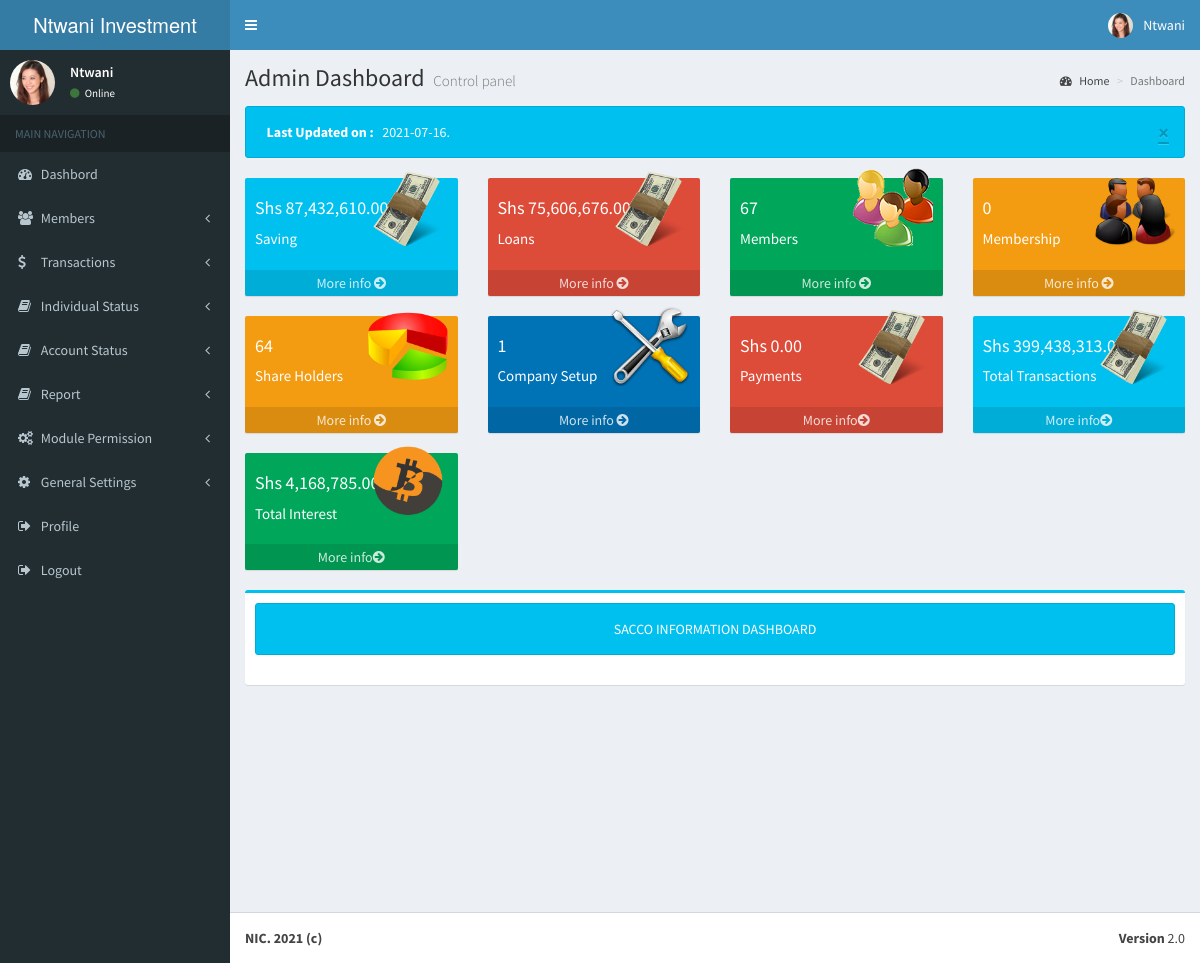
The app's page /application/dashboard.php?id=Loan=21319580 (signed in) with its own data.
### tables this page shows
CREATE TABLE `systemset` (
  `sysid` int(11) NOT NULL,
  `title` varchar(200) NOT NULL,
  `name` varchar(200) NOT NULL,
  `footer` text NOT NULL,
  `abb` varchar(200) NOT NULL,
  `currency` text NOT NULL,
  `website` text NOT NULL,
  `mobile` text NOT NULL,
  `image` varchar(200) NOT NULL,
  `email` text NOT NULL,
  `stamp` varchar(350) NOT NULL
);

CREATE TABLE `user` (
  `userid` int(11) NOT NULL,
  `fname` varchar(200) NOT NULL,
  `lname` varchar(100) NOT NULL,
  `email` varchar(200) NOT NULL,
  `phone` varchar(200) NOT NULL,
  `account` int(100) NOT NULL,
  `addrs` text NOT NULL,
  `keen` text NOT NULL,
  `village` varchar(200) NOT NULL,
  `district` varchar(200) NOT NULL,
  `comment` varchar(200) NOT NULL,
  `username` varchar(200) NOT NULL,
  `password` varchar(200) NOT NULL,
  `id` varchar(200) NOT NULL,
  `image` text NOT NULL,
  `balance` int(100) NOT NULL,
  `date` date NOT NULL
);

CREATE TABLE `last_update` (
  `id` int(100) NOT NULL,
  `updates` date NOT NULL
);

CREATE TABLE `income` (
  `id` int(100) NOT NULL,
  `amount` int(200) NOT NULL
);

### application/include/dashboard_chart.php (the view, shortened to what the rows shown need)
<?php
$check = mysqli_query($link, "SELECT * FROM emp_permission WHERE tid = '".$_SESSION['tid']."' AND module_name = 'Account Status'") or die ("Error" . mysqli_error($link));
$get_check = mysqli_fetch_array($check);
$pcreate = $get_check['pcreate'];
  ?>
<?php if ($pcreate == 1) { ?>
      <div class="alert alert-info fade in" ><a href = "#" class = "close" data-dismiss= "alert">  &times;</a>&nbsp;
      <?php
      $call3 = mysqli_query($link, "SELECT * FROM last_update ");
      $get_check = mysqli_fetch_array($call3);
      $update = $get_check['updates']
      ?>
     <strong>Last Updated on :&nbsp;</strong>&nbsp;&nbsp;<?php echo "$update"; ?>.
</div>
      <?php } else { echo " Please Update Your Profile";  }?>
<div class="row">
<?php
$check = mysqli_query($link, "SELECT * FROM emp_permission WHERE tid = '".$_SESSION['tid']."' AND module_name = 'Account Status'") or die ("Error" . mysqli_error($link));
$get_check = mysqli_fetch_array($check);
$pcreate = $get_check['pcreate'];
if($pcreate == '1')
{
?>
        <div class="col-lg-3 col-xs-6">
          <div class="small-box bg-aqua">
            <div class="inner">
      <h4>
<?php
$select = mysqli_query($link, "SELECT sum(balance) FROM user ") or die (mysqli_error($link));
if(mysqli_num_rows($select)==0)
{
echo "0.00";
}
else{
while($row = mysqli_fetch_array($select))
{
$select1 = mysqli_query($link, "SELECT * FROM systemset") or die (mysqli_error($link));
while($row1 = mysqli_fetch_array($select1))
{
$currency = $row1['currency'];
echo $currency.' '.number_format(($row['sum(balance)']),2,".",",")."</b>";
}
}
}
?>      </h4>
              <p>Saving</p>
            </div>
          </div>
        </div>
<?php  } ?>
<?php
$check = mysqli_query($link, "SELECT * FROM emp_permission WHERE tid = '".$_SESSION['tid']."' AND module_name = 'Account Status'") or die ("Error" . mysqli_error($link));
$get_check = mysqli_fetch_array($check);
$pcreate = $get_check['pcreate'];
if($pcreate == '1')
{
?>
        <div class="col-lg-3 col-xs-6">
          <div class="small-box bg-red">
            <div class="inner">
<h4>
<?php
$select = mysqli_query($link, "SELECT SUM(amount_to_pay), SUM(amount_paid) FROM loan_info WHERE amount_to_pay != amount_paid") or die (mysqli_error($link));
while($row = mysqli_fetch_array($select))
{
$select1 = mysqli_query($link, "SELECT * FROM systemset") or die (mysqli_error($link));
while($row1 = mysqli_fetch_array($select1))
{
$currency = $row1['currency'];
echo $currency.' '.number_format($row['SUM(amount_to_pay)'] - $row['SUM(amount_paid)'],2,".",",");
}
}
?>
</h4>
      <p>Loans</p>
            </div>
             <a href="listloans.php?id=<?php echo $_SESSION['tid']; ?>&&mid=<?php base64_encode("405"); ?>" class="small-box-footer">More info <i class="fa fa-arrow-circle-right"></i></a> </div>
        </div>
<?php } ?>
<?php
$check = mysqli_query($link, "SELECT * FROM emp_permission WHERE tid = '".$_SESSION['tid']."' AND module_name = 'Members'") or die ("Error" . mysqli_error($link));
$get_check = mysqli_fetch_array($check);
$pcreate = $get_check['pcreate'];
if($pcreate == '1')
{
?>
       <div class="col-lg-3 col-xs-6">
        </div>
<?php
}
else{
  echo '';
}
?>
<?php
$check = mysqli_query($link, "SELECT * FROM emp_permission WHERE tid = '".$_SESSION['tid']."' AND module_name = 'Members'") or die ("Error" . mysqli_error($link));
$get_check = mysqli_fetch_array($check);
$pcreate = $get_check['pcreate'];
if($pcreate == '1')
{
?>
       <div class="col-lg-3 col-xs-6">
        </div>
<?php
}
else{
  echo '';
}
?>
<?php
$check = mysqli_query($link, "SELECT * FROM emp_permission WHERE tid = '".$_SESSION['tid']."' AND module_name = 'Shares'") or die ("Error" . mysqli_error($link));
$get_check = mysqli_fetch_array($check);
$pcreate = $get_check['pcreate'];
if($pcreate == '1')
{
?>
    <div class="col-lg-3 col-xs-6">
        </div>
<?php } ?>
<?php
$check = mysqli_query($link, "SELECT * FROM emp_permission WHERE tid = '".$_SESSION['tid']."' AND module_name = 'General Settings'") or die ("Error" . mysqli_error($link));
$get_check = mysqli_fetch_array($check);
$pcreate = $get_check['pcreate'];
if($pcreate == '1')
{
?>
    <div class="col-lg-3 col-xs-6">
        </div>
<?php
}
else{
  echo '';
}
?>
<?php
$check = mysqli_query($link, "SELECT * FROM emp_permission WHERE tid = '".$_SESSION['tid']."' AND module_name = 'Payment'") or die ("Error" . mysqli_error($link));
$get_check = mysqli_fetch_array($check);
$pcreate = $get_check['pcreate'];
if($pcreate == '1')
{
?>
        <div class="col-lg-3 col-xs-6">
          <div class="small-box bg-red">
            <div class="inner">
      <h4>
<?php
$get = mktime(0,0,0,date("m"),date("d"),date("Y"));
$date = date("Y",$get);
$select = mysqli_query($link, "SELECT SUM(Principal_paid) FROM payments WHERE Year = '$date'") or die (mysqli_error($link));
while($row = mysqli_fetch_array($select))
{
$select1 = mysqli_query($link, "SELECT * FROM systemset") or die (mysqli_error($link));
while($row1 = mysqli_fetch_array($select1))
{
$currency = $row1['currency'];
echo $currency.' '.number_format($row['SUM(Principal_paid)'],2,".",",")."</b>";
}
}
?>
      </h4>
              <p>Payments </p>
            </div>
          </div>
        </div>
<?php
}
else{ echo ""; }
?>
<?php
$check = mysqli_query($link, "SELECT * FROM emp_permission WHERE tid = '".$_SESSION['tid']."' AND module_name = 'Transactions'") or die ("Error" . mysqli_error($link));
$get_check = mysqli_fetch_array($check);
$pcreate = $get_check['pcreate'];
if($pcreate == '1')
{
?>
    <div class="col-lg-3 col-xs-6">
          <div class="small-box bg-aqua">
            <div class="inner">
      <h4>
<?php
$select = mysqli_query($link, "SELECT SUM(amount) FROM transaction ") or die (mysqli_error($link));
while($row = mysqli_fetch_array($select))
{
$select1 = mysqli_query($link, "SELECT * FROM systemset") or die (mysqli_error($link));
while($row1 = mysqli_fetch_array($select1))
{
$currency = $row1['currency'];
echo $currency.' '.number_format($row['SUM(amount)'],2,".",",")."</b>";
}
}
?>
      </h4>
              <p>Total Transactions</p>
            </div>
          </div>
        </div>
<?php  } ?>
<?php
$check = mysqli_query($link, "SELECT * FROM emp_permission WHERE tid = '".$_SESSION['tid']."' AND module_name = 'Members'") or die ("Error" . mysqli_error($link));
$get_check = mysqli_fetch_array($check);
$pcreate = $get_check['pcreate'];
if($pcreate == '1')
{
?>
    <div class="col-lg-3 col-xs-6">
          <div class="small-box bg-green">
            <div class="inner">
      <h4>
      <?php
              $select = mysqli_query($link, "SELECT * FROM income ") or die (mysqli_error($link));
              $row = mysqli_fetch_array($select);
              $select1 = mysqli_query($link, "SELECT * FROM systemset") or die (mysqli_error($link));
              $row1 = mysqli_fetch_array($select1);
              $currency = $row1['currency'];
              ?>
              <?php echo $currency.' '.number_format($row['amount'],2,".",","); ?>
      </h4>
              <p>Total Interest</p>
            </div>
            <div class="icon"><img height="80" width="80" src="../img/bitcoin.png">
            </div>
             <a href="#" class="small-box-footer">More info<i class="fa fa-arrow-circle-right"></i></a>
          </div>
        </div>
 <?php
}
else{
  echo '';
}
?>
  <section class="content">
</div>

### application/include/top_bar.php (shortened to what the rows shown need)
<header class="main-header"><meta http-equiv="Content-Type" content="text/html; charset=utf-8">
  <a href="application/index.php" class="logo">
     <span class="logo-lg"><?php echo $row ['name'];?></span>
   </a>
   <nav class="navbar navbar-static-top">
     <div class="navbar-custom-menu">
         <li class="dropdown user user-menu">
           <a href="#" class="dropdown-toggle" data-toggle="dropdown">
		<?php
		$id = $_SESSION['ln'];
		$call = mysqli_query($link, "SELECT * FROM user WHERE lname = '$id'");
		if(mysqli_num_rows($call) == 0)
		{
		echo "<script>alert('Data Not Found!'); </script>";
		}
		else
		{
		while($row = mysqli_fetch_assoc($call))
		{
		?>
             <img src="../<?php echo $row['image'];?>" class="user-image" alt="User Image">
         <span class="hidden-xs"><?php echo $row ['username'] ;?></span>
           </a>
				<?php }}?>
         </li>
     </div>
   </nav>
 </header>

### application/include/side_bar.php (shortened to what the rows shown need)
<aside class="main-sidebar">
    <section class="sidebar">
      <div class="user-panel">
        <div class="pull-left image">
		<?php
			$id = $_SESSION['ln'];
			$call = mysqli_query($link, "SELECT * FROM user WHERE lname = '$id'");
			if(mysqli_num_rows($call) == 0)
			{
			echo "<script>alert('Data Not Found!'); </script>";
			}
			else
			{
			while($row = mysqli_fetch_assoc($call))
			{
			?>
          <img src="../<?php echo $row['image'];?>" class="img-circle" alt="User Image">
        </div>
        <div class="pull-left info">
          <p><?php echo $row ['username'] ;?></p>
          <a href="#"><i class="fa fa-circle text-success"></i> Online </a>
		  <?php }}?>
        </div>
      </div>
    </section>
  </aside>

### application/include/footer.php (shortened to what the rows shown need)
  <footer class="main-footer">
    <div class="pull-right hidden-xs">
      <b>Version</b> 2.0
    </div>
	<?php $sql = "SELECT footer FROM systemset";
		$result = mysqli_query($link,$sql);
  		if(!$result)
  		{
		echo '
		<div class="alert alert-error">
		<button type="button" class="close" data-dismiss="alert">×</button>
		<strong>Warning!</strong> Unable to select! check database con.
		</div>';
		}
		else
		{
while ($row=mysqli_fetch_array($result))
		{
?>
    <strong> <?php echo $row ['footer'];?>   </strong>
	<?php }}?>
  </footer>
</div>
</body>
</html>

### records on screen
systemset: name "Ntwani Investment…", currency "Shs", sum "87,432,610.00", SUM "75,606,676.00", SUM "0.00", SUM "399,438,313.00", footer "NIC. 2021 (c)"
user: image (picture), username "Ntwani"
last_update: updates "2021-07-16"
income: amount "4,168,785.00"

### other values on screen
$num "67"
$num "0"
$num "64"
$num "1"
